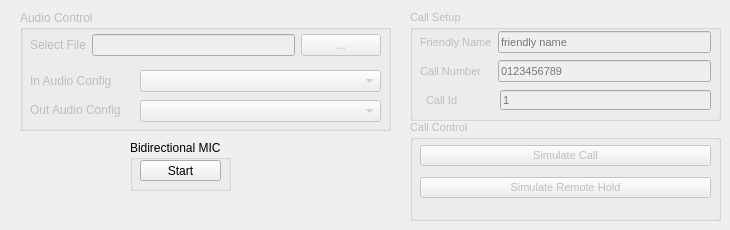
            <widget class="QWidget" name="tabLEPlayer">
             <attribute name="title">
              <string>Call Control (Player)</string>
             </attribute>
             <widget class="QGroupBox" name="groupBox_le_audio_pl_callControlSetup">
              <property name="enabled">
               <bool>false</bool>
              </property>
              <property name="geometry">
               <rect>
                <x>410</x>
                <y>10</y>
                <width>311</width>
                <height>111</height>
               </rect>
              </property>
              <property name="sizePolicy">
               <sizepolicy hsizetype="Preferred" vsizetype="Preferred">
                <horstretch>0</horstretch>
                <verstretch>0</verstretch>
               </sizepolicy>
              </property>
              <property name="maximumSize">
               <size>
                <width>16777215</width>
                <height>16777215</height>
               </size>
              </property>
              <property name="font">
               <font>
                <pointsize>8</pointsize>
               </font>
              </property>
              <property name="title">
               <string>Call Setup</string>
              </property>
              <widget class="QWidget" name="layoutWidget_5">
               <property name="geometry">
                <rect>
                 <x>10</x>
                 <y>20</y>
                 <width>291</width>
                 <height>54</height>
                </rect>
               </property>
               <layout class="QGridLayout" name="gridLayout_47">
                <item row="0" column="1">
                 <widget class="QLineEdit" name="le_audio_pl_call_friendlyName">
                  <property name="sizePolicy">
                   <sizepolicy hsizetype="Minimum" vsizetype="Fixed">
                    <horstretch>0</horstretch>
                    <verstretch>0</verstretch>
                   </sizepolicy>
                  </property>
                  <property name="placeholderText">
                   <string>friendly name</string>
                  </property>
                 </widget>
                </item>
                <item row="1" column="1">
                 <widget class="QLineEdit" name="le_audio_pl_callURI">
                  <property name="sizePolicy">
                   <sizepolicy hsizetype="Expanding" vsizetype="Fixed">
                    <horstretch>0</horstretch>
                    <verstretch>0</verstretch>
                   </sizepolicy>
                  </property>
                  <property name="text">
                   <string/>
                  </property>
                  <property name="placeholderText">
                   <string>0123456789</string>
                  </property>
                 </widget>
                </item>
                <item row="0" column="0">
                 <widget class="QLabel" name="label_98">
                  <property name="sizePolicy">
                   <sizepolicy hsizetype="Minimum" vsizetype="Preferred">
                    <horstretch>0</horstretch>
                    <verstretch>0</verstretch>
                   </sizepolicy>
                  </property>
                  <property name="text">
                   <string>Friendly Name</string>
                  </property>
                 </widget>
                </item>
                <item row="1" column="0">
                 <widget class="QLabel" name="label_99">
                  <property name="sizePolicy">
                   <sizepolicy hsizetype="Minimum" vsizetype="Preferred">
                    <horstretch>0</horstretch>
                    <verstretch>0</verstretch>
                   </sizepolicy>
                  </property>
                  <property name="text">
                   <string>Call Number</string>
                  </property>
                 </widget>
                </item>
               </layout>
              </widget>
              <widget class="QLineEdit" name="le_audio_pl_Call_Id">
               <property name="geometry">
                <rect>
                 <x>90</x>
                 <y>80</y>
                 <width>211</width>
                 <height>20</height>
                </rect>
               </property>
               <property name="placeholderText">
                <string>1</string>
               </property>
              </widget>
              <widget class="QLabel" name="label_110">
               <property name="geometry">
                <rect>
                 <x>16</x>
                 <y>80</y>
                 <width>51</width>
                 <height>21</height>
                </rect>
               </property>
               <property name="text">
                <string>Call Id</string>
               </property>
              </widget>
             </widget>
             <widget class="QGroupBox" name="groupBox_le_audio_pl_callControls">
              <property name="enabled">
               <bool>false</bool>
              </property>
              <property name="geometry">
               <rect>
                <x>410</x>
                <y>120</y>
                <width>311</width>
                <height>101</height>
               </rect>
              </property>
              <property name="sizePolicy">
               <sizepolicy hsizetype="Preferred" vsizetype="Preferred">
                <horstretch>0</horstretch>
                <verstretch>0</verstretch>
               </sizepolicy>
              </property>
              <property name="maximumSize">
               <size>
                <width>16777215</width>
                <height>16777215</height>
               </size>
              </property>
              <property name="font">
               <font>
                <pointsize>8</pointsize>
               </font>
              </property>
              <property name="title">
               <string>Call Control</string>
              </property>
              <widget class="QWidget" name="layoutWidget_6">
               <property name="geometry">
                <rect>
                 <x>10</x>
                 <y>20</y>
                 <width>291</width>
                 <height>65</height>
                </rect>
               </property>
               <layout class="QGridLayout" name="gridLayout_50">
                <item row="1" column="0">
                 <widget class="QPushButton" name="btn_le_audio_pl_simulateHold">
                  <property name="sizePolicy">
                   <sizepolicy hsizetype="Minimum" vsizetype="Fixed">
                    <horstretch>0</horstretch>
                    <verstretch>0</verstretch>
                   </sizepolicy>
                  </property>
                  <property name="text">
                   <string>Simulate Remote Hold</string>
                  </property>
                 </widget>
                </item>
                <item row="0" column="0">
                 <widget class="QPushButton" name="btn_le_audio_pl_simulateCall">
                  <property name="text">
                   <string>Simulate Call</string>
                  </property>
                 </widget>
                </item>
               </layout>
              </widget>
             </widget>
             <widget class="QGroupBox" name="groupBox_le_audio_pl_BiDirMIC_control">
              <property name="geometry">
               <rect>
                <x>130</x>
                <y>140</y>
                <width>101</width>
                <height>51</height>
               </rect>
              </property>
              <property name="title">
               <string>Bidirectional MIC</string>
              </property>
              <widget class="QPushButton" name="btn_le_audio_pl_bidirmic_start_stop">
               <property name="geometry">
                <rect>
                 <x>10</x>
                 <y>20</y>
                 <width>81</width>
                 <height>21</height>
                </rect>
               </property>
               <property name="text">
                <string>Start</string>
               </property>
              </widget>
             </widget>
             <widget class="QGroupBox" name="groupBox_le_audio_pl_cc_audioConfig">
              <property name="enabled">
               <bool>false</bool>
              </property>
              <property name="geometry">
               <rect>
                <x>20</x>
                <y>10</y>
                <width>371</width>
                <height>121</height>
               </rect>
              </property>
              <property name="title">
               <string>Audio Control</string>
              </property>
              <widget class="QWidget" name="layoutWidget_12">
               <property name="geometry">
                <rect>
                 <x>10</x>
                 <y>20</y>
                 <width>351</width>
                 <height>30</height>
                </rect>
               </property>
               <layout class="QGridLayout" name="gridLayout_51">
                <item row="0" column="1">
                 <widget class="QLineEdit" name="le_audio_pl_ringtone_LeAudioFile">
                  <property name="enabled">
                   <bool>false</bool>
                  </property>
                  <property name="sizePolicy">
                   <sizepolicy hsizetype="Expanding" vsizetype="Fixed">
                    <horstretch>0</horstretch>
                    <verstretch>0</verstretch>
                   </sizepolicy>
                  </property>
                 </widget>
                </item>
                <item row="0" column="2">
                 <widget class="QPushButton" name="btn_le_audio_pl_ringtone_findFile">
                  <property name="enabled">
                   <bool>false</bool>
                  </property>
                  <property name="sizePolicy">
                   <sizepolicy hsizetype="Minimum" vsizetype="Fixed">
                    <horstretch>0</horstretch>
                    <verstretch>0</verstretch>
                   </sizepolicy>
                  </property>
                  <property name="text">
                   <string>...</string>
                  </property>
                 </widget>
                </item>
                <item row="0" column="0">
                 <widget class="QLabel" name="label_le_audio_pl_ringtone_LeAudioFile">
                  <property name="enabled">
                   <bool>false</bool>
                  </property>
                  <property name="sizePolicy">
                   <sizepolicy hsizetype="Minimum" vsizetype="Preferred">
                    <horstretch>0</horstretch>
                    <verstretch>0</verstretch>
                   </sizepolicy>
                  </property>
                  <property name="minimumSize">
                   <size>
                    <width>0</width>
                    <height>0</height>
                   </size>
                  </property>
                  <property name="text">
                   <string>Select File</string>
                  </property>
                 </widget>
                </item>
               </layout>
              </widget>
              <widget class="QLabel" name="label_le_audio_pl_cc_in_audioConfig">
               <property name="geometry">
                <rect>
                 <x>10</x>
                 <y>61</y>
                 <width>101</width>
                 <height>20</height>
                </rect>
               </property>
               <property name="text">
                <string>In Audio Config</string>
               </property>
              </widget>
              <widget class="QComboBox" name="le_audio_pl_list_cc_in_audioConfig">
               <property name="geometry">
                <rect>
                 <x>120</x>
                 <y>60</y>
                 <width>241</width>
                 <height>22</height>
                </rect>
               </property>
               <property name="maxVisibleItems">
                <number>10</number>
               </property>
              </widget>
              <widget class="QLabel" name="label_le_audio_pl_cc_out_audioConfig">
               <property name="geometry">
                <rect>
                 <x>10</x>
                 <y>90</y>
                 <width>101</width>
                 <height>20</height>
                </rect>
               </property>
               <property name="text">
                <string>Out Audio Config</string>
               </property>
              </widget>
              <widget class="QComboBox" name="le_audio_pl_list_cc_out_audioConfig">
               <property name="geometry">
                <rect>
                 <x>120</x>
                 <y>90</y>
                 <width>241</width>
                 <height>22</height>
                </rect>
               </property>
               <property name="maxVisibleItems">
                <number>10</number>
               </property>
              </widget>
             </widget>
            </widget>
